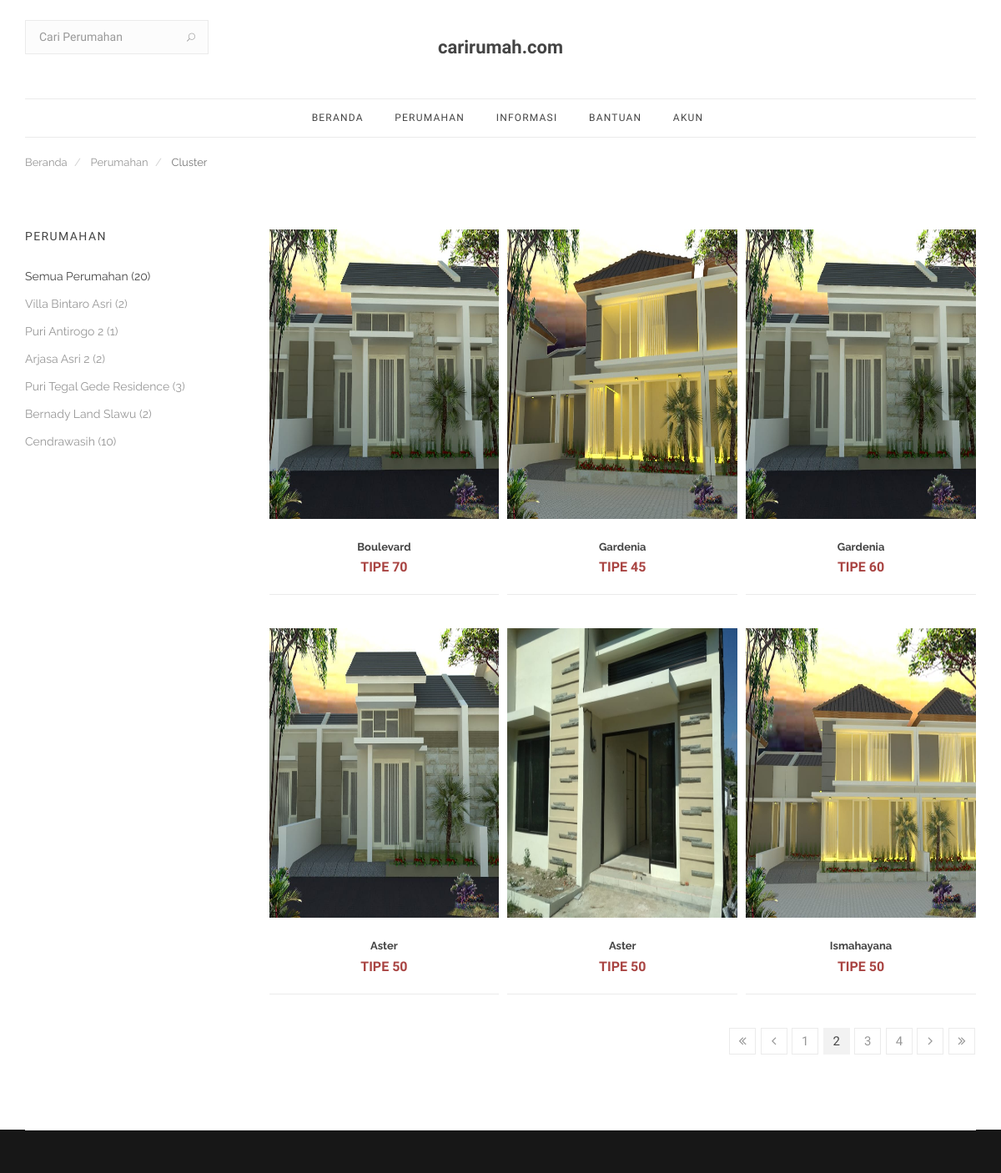
The app's page /home/index.php?p=buku&halaman=2 (upper part), older data.
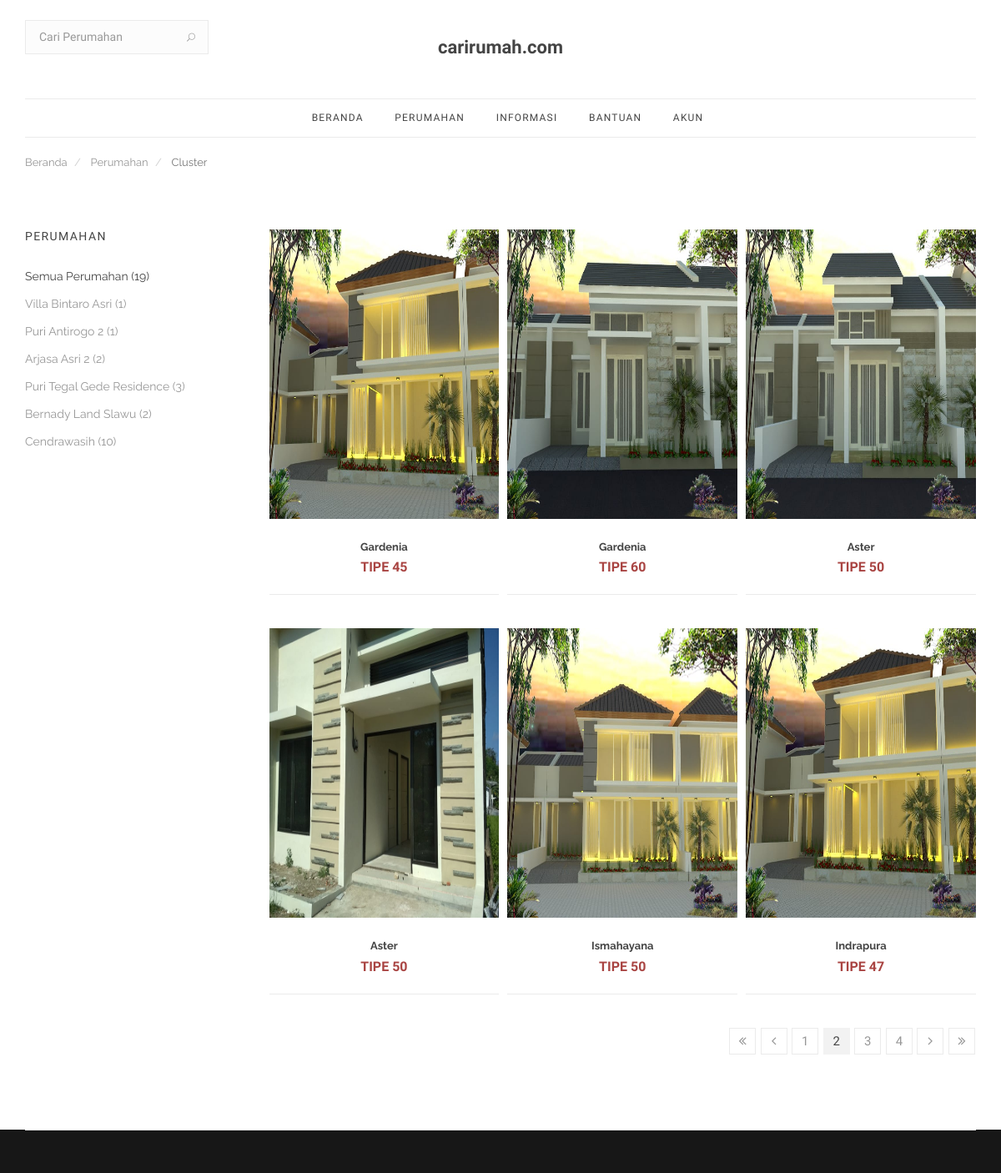
The same page, newer data.
### tables this page shows
CREATE TABLE `cluster` (
  `KD_CLUSTER` int(4) NOT NULL,
  `KD_PERUM` int(4) NOT NULL,
  `NAMA_CLUSTER` varchar(100) DEFAULT NULL,
  `TIPE` int(4) DEFAULT NULL,
  `LUAS_TANAH` int(4) DEFAULT NULL,
  `STOK` int(4) DEFAULT NULL,
  `HARGA` bigint(20) DEFAULT NULL,
  `FASILITAS` varchar(1000) DEFAULT NULL,
  `GAMBAR` varchar(100) DEFAULT NULL,
  `GAMBAR1` varchar(100) DEFAULT NULL,
  `GAMBAR2` varchar(100) DEFAULT NULL
);

CREATE TABLE `perum` (
  `KD_PERUM` int(4) NOT NULL,
  `KD_PT` int(4) NOT NULL,
  `NAMA_PERUM` varchar(100) DEFAULT NULL,
  `LOKASI` varchar(100) DEFAULT NULL,
  `GAMBAR_PERUM` varchar(100) DEFAULT NULL
);

### home/pages/buku.php (the view, shortened to what this page needs)
<div class="container">
      <ol class="breadcrumb">
        <li>
          <a href="index.php">Beranda</a>
        </li>
        <li>
          <a href="?p=buku&halaman=1">Perumahan</a>
        </li>
        <li class="active">
          Cluster
        </li>
      </ol>
    </div>
    <section class="section-wrap pt-70 pb-40 catalogue">
      <div class="container relative">
        <div class="row">
          <div class="col-md-9 catalogue-col right mb-50">
              <div class="row row-10">
              <?php
                $bukuAll = "SELECT KD_CLUSTER FROM cluster";
                $rsBukuAll = mysqli_query($konek, $bukuAll);
                $halaman = 6;
                $page = isset($_GET["halaman"]) ? (int)$_GET["halaman"] : 1;
                $mulai = ($page>1) ? ($page * $halaman) - $halaman : 0;
                if(isset($_GET['KD_PERUM'])){
                    $KD_PERUM = $_GET['KD_PERUM'];
                    $result = mysqli_query($konek,"SELECT * FROM perum WHERE KD_PERUM=$KD_PERUM");
                } else
                    $result = mysqli_query($konek,"SELECT * FROM cluster");
                $total = mysqli_num_rows($result);
                $pages = ceil($total/$halaman);
                if(isset($_GET['KD_PERUM'])){
                    $buku = "SELECT * FROM cluster WHERE KD_PERUM=$KD_PERUM ORDER BY KD_CLUSTER DESC LIMIT $mulai, $halaman";
                }
                else
                    $buku = "SELECT * FROM cluster ORDER BY KD_CLUSTER DESC LIMIT $mulai, $halaman";
                $rs = mysqli_query($konek, $buku);
                $data = mysqli_num_rows($rs);
                if($data==0){
              ?>
              <div class="col-md-12 col-xs-12">
                    <div class="product-item text-center">
                        <h1>Maaf, data buku kategori terkait masih kosong!</h1>
                    </div>
              </div>
              <?php
                } else {
                    while($row=mysqli_fetch_assoc($rs)){
              ?>
                    <div class="col-md-4 col-xs-12">
                    <div class="product-item">
                        <div class="product-img">
                        <a href="#">
                            <img src="img/<?php echo $row['GAMBAR']; ?>" alt="" style="height:347px; width:277px;">
                        </a>
                        </div>
                        <div class="product-details">
                        <h3>
                            <a title="" class="product-title" href="?p=bukudetail/buku_detail&KD_CLUSTER=<?php echo $row['KD_CLUSTER']; ?>"><b><?php echo substr($row['NAMA_CLUSTER'], 0, 35); ?></b></a>
                        </h3>
                        <span class="price">
                            <ins>
                            <span class="ammount text-danger">
                                <?php
 $harga = number_format($row['TIPE']);
 echo " TIPE ".$harga;
                                ?>
                            </span>
                            </ins>
                        </span>
                        </div>
                    </div>
                    </div>
                <?php } } ?>
              </div>
            <?php
                if($data!=0){
            ?>
            <div class="pagination-wrap">
              <nav class="pagination right clear">
                <?php if(isset($_GET['KD_PERUM'])) { if($page == 1) echo ""; else {?>
                    <a href="?p=buku&KD_PERUM=<?php echo $_GET['KD_PERUM']; ?>&halaman=1"><i class="fa fa-angle-double-left"></i></a>
                    <a href="?p=buku&KD_PERUM=<?php echo $_GET['KD_PERUM']; ?>&halaman=<?php echo $_GET['halaman']-1; ?>"><i class="fa fa-angle-left"></i></a>
                <?php } } else { if($page == 1) echo ""; else {?>
                    <a href="?p=buku&halaman=1"><i class="fa fa-angle-double-left"></i></a>
                    <a href="?p=buku&halaman=<?php echo $_GET['halaman']-1; ?>"><i class="fa fa-angle-left"></i></a>
                <?php
                    } }
                    if(isset($_GET['KD_PERUM'])){
                        for ($i=1; $i<=$pages ; $i++){
                ?>
                    <a href="?p=buku&KD_PERUM=<?php echo $_GET['KD_PERUM']; ?>&halaman=<?php echo $i; ?>" class="<?php if($i==$page) echo 'page-numbers current'; ?>"><?php echo $i; ?></a>
                <?php } } else {
                    for ($i=1; $i<=$pages ; $i++){
                ?>
                    <a href="?p=buku&halaman=<?php echo $i; ?>" class="<?php if($i==$page) echo 'page-numbers current'; ?>"><?php echo $i; ?></a>
                <?php } } ?>
                <?php if(isset($_GET['KD_PERUM'])) { if($page == $pages) echo ""; else {?>
                    <a href="?p=buku&KD_PERUM=<?php echo $_GET['KD_PERUM']; ?>&halaman=<?php echo $_GET['halaman']+1; ?>"><i class="fa fa-angle-right"></i></a>
                    <a href="?p=buku&KD_PERUM=<?php echo $_GET['KD_PERUM']; ?>&halaman=<?php echo $pages; ?>"><i class="fa fa-angle-double-right"></i></a>
                <?php } } else { if($page == $pages) echo ""; else {?>
                    <a href="?p=buku&halaman=<?php echo $_GET['halaman']+1; ?>"><i class="fa fa-angle-right"></i></a>
                    <a href="?p=buku&halaman=<?php echo $pages; ?>"><i class="fa fa-angle-double-right"></i></a>
                <?php } } ?>
              </nav>
            </div>
            <?php } ?>
          </div>
          <aside class="col-md-3 sidebar left-sidebar">
            <div class="widget categories">
              <h3 class="widget-title uppercase">Perumahan</h3>
              <ul class="list-no-dividers">
                <li class="<?php if(!isset($_GET['KD_PERUM'])) echo "active-cat" ?>">
                        <a href="?p=buku&halaman=1">Semua Perumahan <?php echo "(".mysqli_num_rows($rsBukuAll).")" ?></a>
                </li>
                <?php
                    $sideKat = "SELECT * FROM perum";
                    $rsSideKat = mysqli_query($konek, $sideKat);
                    while($row=mysqli_fetch_assoc($rsSideKat)){
                        if(isset($_GET['KD_PERUM'])){
                            $KD_PERUM = $_GET['KD_PERUM'];
                            $active = "active-cat";
                        } else $active = "";
                        $sideKatPer = "SELECT KD_CLUSTER FROM cluster WHERE KD_PERUM=".$row['KD_PERUM'];
                        $rsSideKatPer = mysqli_query($konek, $sideKatPer);
                ?>
                    <li class="<?php if($row['KD_PERUM']==$KD_PERUM) echo $active ?>">
                        <a href="?p=buku&KD_PERUM=<?php echo $row['KD_PERUM'] ?>&halaman=1"><?php echo $row['NAMA_PERUM']." (".mysqli_num_rows($rsSideKatPer).")"; ?></a>
                    </li>
                <?php } ?>
              </ul>
            </div>
          </aside>
        </div>
      </div>
    </section>

### home/index.php (shortened to what this page needs)
<!DOCTYPE html>
<html lang="en">
<head>
  <link rel="stylesheet" href="css/bootstrap.min.css" />
  <link rel="stylesheet" href="css/magnific-popup.css" />
  <link rel="stylesheet" href="css/font-icons.css" />
  <link rel="stylesheet" href="css/sliders.css" />
  <link rel="stylesheet" href="css/style.css" />
  <link rel="stylesheet" href="css/animate.min.css" />
</head>
<body class="relative">
  <main class="content-wrapper oh">
    <?php
        include "inc/navbar.php";
        if(isset($_GET["p"])) {
            $page = "pages/".$_GET["p"].".php";
            if(is_file($page)) {
                include($page);
            } else {
                include "pages/404.php";
            }
        } else {
            include "pages/dashboardperum/dashboardperum.php";
        }
        include "inc/footer.php";
    ?>
  </main>
</body>
</html>

### home/inc/navbar.php (shortened to what this page needs)
<header class="nav-type-1">
  <nav class="navbar navbar-static-top">
    <div class="navigation">
      <div class="container relative">
        <div class="row">
          <div class="header-wrap">
            <div class="header-wrap-holder">
              <div class="nav-search hidden-sm hidden-xs">
                <form method="get" name="cari" action="index.php">
                  <input type="text" name="judul" class="form-control" placeholder="Cari Perumahan">
                  <button name="cari" type="submit" class="search-button">
                    <i class="icon icon_search"></i>
                  </button>
                </form>
              </div>
              <div class="logo-container">
                <div class="logo-wrap text-center">
                  <a href="index.php">
                    <h4 class="logo"><b>carirumah.com</b><h4>
                  </a>
                </div>
              </div>
              <div class="nav-cart-wrap hidden-sm hidden-xs">
              </div>
            </div>
          </div>
          <div class="nav-wrap">
            <div class="collapse navbar-collapse" id="navbar-collapse">
              <ul class="nav navbar-nav">
                <li class="dropdown">
                  <a href="index.php">Beranda</a>
                </li>
                <li class="dropdown">
                  <a href="#" class="dropdown-toggle" data-toggle="dropdown">Perumahan</a>
                </li>
                <li class="dropdown">
                  <a href="#">Informasi</a>
                </li>
                <li class="dropdown">
                  <a href="#">Bantuan</a>
                </li>
                <li class="dropdown">
                  <a href="../login/login.php">Akun</a>
                </li>
              </ul>
            </div>
          </div>
        </div>
      </div>
    </div>
  </nav>
</header>

### home/inc/footer.php (shortened to what this page needs)
<footer class="footer footer-type-1 bg-dark">
  <div class="container">
    <div class="footer-widgets top-bottom-dividers pb-mdm-20">
    </div>
  </div>
</footer>

Row changes from the older to the newer data that the page shows:
no longer on this page (row edited): cluster: GAMBAR (picture), NAMA_CLUSTER "Boulevard", TIPE "70"
now on this page (row edited): cluster: GAMBAR (picture), NAMA_CLUSTER "Indrapura", TIPE "47"
computed for perum "Villa Bintaro Asri": mysqli_num_rows($rsSideKatPer) "2" → "1"
Text that changed along with them:
mysqli_num_rows($rsBukuAll): "20" → "19"
